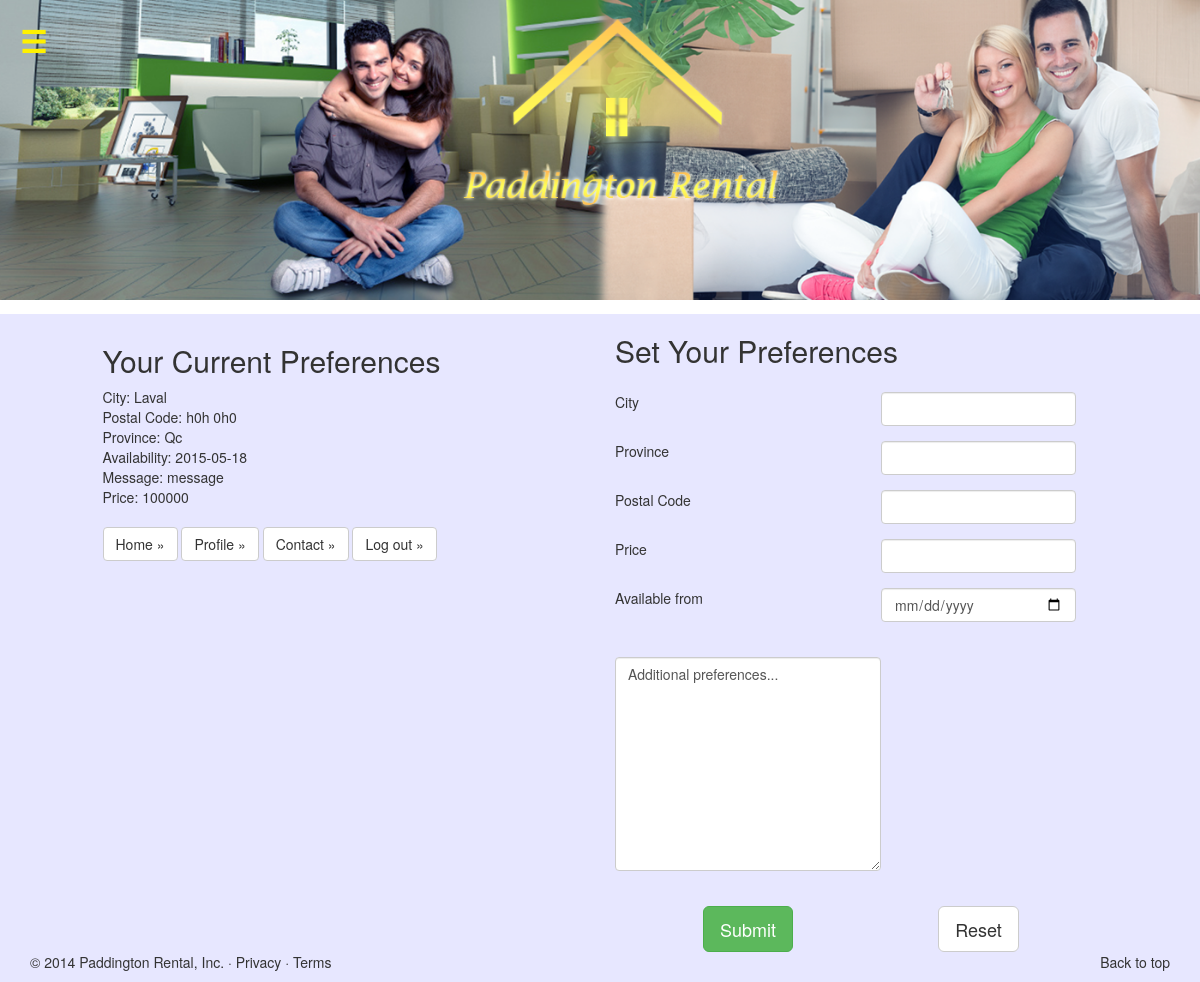
/tPreferences.php (signed in), run on the app's committed database.
### tables this page shows
CREATE TABLE tpreferences(
city VARCHAR(15) not null,
province VARCHAR(15) not null,
postalcode VARCHAR(15) not null,
price MEDIUMINT UNSIGNED NOT NULL,
date_entered DATE not null,
message VARCHAR(300) NOT NULL,
log_in VARCHAR(15) not null UNIQUE KEY);

### tPreferences.php (the view, shortened to what this page needs)
<!DOCTYPE html>
<html>
   <head>
      <link href="css/bootstrap.css" rel="stylesheet">
      <link rel="stylesheet" type="text/css" href="css/navbar.css">
      <link rel="stylesheet" type="text/css" href="css/main.css">
   </head>
   <body>
      <div class="page-wrap">
         <label for="sidebartoggler" class="toggle">☰</label>
         <div id="pagecontent">
            <div class="CoverImage FlexEmbed FlexEmbed--3by1">
            </div>
            <div>
               <div  class="row" >
                  <div class="col-md-1" >
                  </div>
                  <div class="col-md-4" >
                     <h2 style="margin-top:30px;"> Your Current Preferences</h2>
                     <?php
                     require_once('mysqli_connect.php');
                           $username=$_SESSION['user'];
                           $query = "SELECT city,province,postalcode,price,date_entered,message FROM tpreferences WHERE log_in='$username'";
                           if (mysqli_query($dbc, $query)) {
                               $response= mysqli_query($dbc,$query);
                           $demand=mysqli_fetch_array($response);
                           echo "City: " . $demand['city'] . '<br/>';
                           echo "Postal Code: " . $demand['postalcode'] . "<br/>" ;
                           echo "Province: " . $demand['province'] . "<br/>";
                           echo "Availability: " . $demand['date_entered'] . "<br/>";
                           echo "Message: " . $demand['message'] . "<br/>" ;
                           echo "Price: " . $demand['price'] . "<br/>" ;
                           } else {
                               echo "Error: "  . "<br/>" . mysqli_error($dbc);
                           }
                      ?>
                      <br/>
                      <p> <a class="btn btn-default" href="index.php" role="button">Home &raquo;</a>
                        <a class="btn btn-default" href="tProfile.php" role="button">Profile &raquo;</a>
                        <a class="btn btn-default" href="contact.php" role="button">Contact &raquo;</a>
                        <a class="btn btn-default" href="logOut.php" role="button">Log out &raquo;</a>
                     </p>
                  </div>
                  <div class="col-md-1" >
                  </div>
                  <div class="col-md-6" >
                     <form action="tPreferencesadded.php" class="form-register" method="POST" id="form">
                        <h2> Set Your Preferences</h2>
                        <table>
                           <tr>
                              <td>City</td>
                              <td> <input   class="form-control" type="text" name="city" id="city"  pattern="[^0-9(\)\*\+\!\#\%\^\&\=\+\_\-\?\:\;\*\(\)\/\<\>\=\@\[\]\\\^\_\{\}\|\~]+" required  title="Only (-) and letters allowed"></td>
                           </tr>
                           <tr>
                              <td>Province</td>
                              <td> <input   class="form-control" type="text" name="province" id="province"  pattern="[^0-9(\)\*\+\!\#\%\^\&\=\+\_\-\?\:\;\*\(\)\/\<\>\=\@\[\]\\\^\_\{\}\|\~]+" required  title="Only (-) and letters allowed"></td>
                           </tr>
                           <tr>
                              <td>Postal Code</td>
                              <td> <input  class="form-control" type="text" name="postalCode" id="postalCode"   pattern="[A-Z|a-z]{1}[\d]{1}[A-Z|a-z]{1}\s?[\d]{1}[A-Z|a-z]{1}[\d]{1}" required   title="Accepted format is  : x1x 1x1 or x1x1x1" ></td>
                           </tr>
                           <tr>
                              <td>Price</td>
                              <td> <input  class="form-control" type="number" name="price" id="price" min="1" required   title="Digits only."></td>
                           </tr>
                           <tr>
                              <td>Available from </td>
                              <td><input class="form-control" type="date" name="date" min="2015-03-15" required></td>
                           </tr>
                           <tr>
                              <td></td>
                           </tr>
                           <tr>
                              <td ><textarea class="form-control" id="textProperty" name="message" rows="10" cols="30" required onkeypress="return messageLength()" title="Maximum 300 words">Additional preferences...
                                 </textarea>
                              </td>
                           </tr>
                           <tr>
                              <td></td>
                           </tr>
                           <tr>
                              <td style="text-align:center;" class="last"> <input type="submit" class="btn btn-lg btn-success" id="submit"></td>
                              <td style="text-align:center;" class="last"> <input type="reset" class="btn btn-lg btn-default" id="reset"></td>
                           </tr>
                        </table>
                     </form>
                  </div>
                  <div class="container marketing">
                  </div>
               </div>
            </div>
         </div>
      </div>
   </body>
</html>

### css/navbar.css (style rules this page uses)
html, body { margin: 0; padding: 0; }
.toggle { text-decoration: none; font-size: 30px; color: rgba(255, 241, 0, 1); -webkit-transition: all 0.3s ease-out 0; -moz-transition: all 0.3s ease-out 0; transition: all 0.3s ease-out 0; position: fixed; top: 20px; left: 20px; z-index: 6; cursor: pointer; }
a:-webkit-any-link { color: inherit; text-decoration: none; cursor: auto; }

### css/main.css (style rules this page uses)
div.container { min-height: 500px; }
.FlexEmbed { display: block; overflow: hidden; position: relative; }
.FlexEmbed:before { content: ""; display: block; width: 100%; }
.FlexEmbed--3by1:before { padding-bottom: 33.33%; }
.CoverImage { background-image: url("../img/tenant1.png");" background-position: 50%; background-repeat: no-repeat; -webkit-background-size: cover; background-size: cover; margin: 0 auto 1em; max-height: 300px; max-width: 2000px; }
p { margin: 0 0 10px; }
table tr { height: 35px; }
.last { margin-top: 50px; }
td, th { padding: 10; }
input.form-control { margin-top: 15px; }
.row { background-color: rgba(231, 231, 255, 1); border: 2px; border-radius: 5px; }

### data on the page
tpreferences: city "Laval", postalcode "h0h 0h0", province "Qc", date_entered "2015-05-18", message "message", price "100000"
